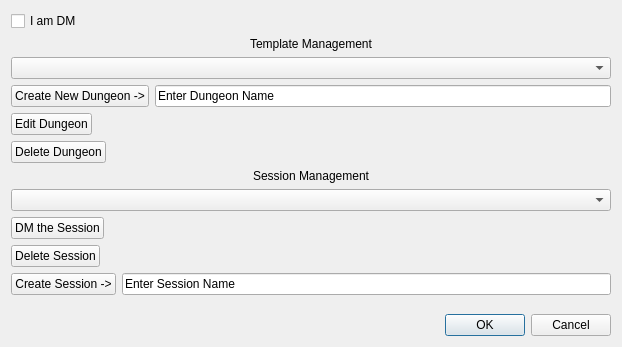
<?xml version="1.0" encoding="UTF-8"?>
<ui version="4.0">
    <class>DungeonSelectDialog</class>
    <widget class="QDialog" name="DungeonSelectDialog">
        <property name="geometry">
            <rect>
                <x>0</x>
                <y>0</y>
                <width>622</width>
                <height>347</height>
            </rect>
        </property>
        <property name="windowTitle">
            <string>Dungeon Select</string>
        </property>
        <property name="autoFillBackground">
            <bool>false</bool>
        </property>
        <property name="modal">
            <bool>true</bool>
        </property>
        <layout class="QGridLayout" name="gridLayout">
            <item row="0" column="0">
                <widget class="QCheckBox" name="iAmDungeonMaster">
                    <property name="text">
                        <string>I am DM</string>
                    </property>
                </widget>
            </item>
            <item row="1" column="0" colspan="2">
                <widget class="QLabel" name="label">
                    <property name="palette">
                        <palette>
                            <active>
                                <colorrole role="WindowText">
                                    <brush brushstyle="SolidPattern">
                                        <color alpha="255">
                                            <red>0</red>
                                            <green>0</green>
                                            <blue>0</blue>
                                        </color>
                                    </brush>
                                </colorrole>
                                <colorrole role="Base">
                                    <brush brushstyle="SolidPattern">
                                        <color alpha="255">
                                            <red>149</red>
                                            <green>149</green>
                                            <blue>149</blue>
                                        </color>
                                    </brush>
                                </colorrole>
                            </active>
                            <inactive>
                                <colorrole role="WindowText">
                                    <brush brushstyle="SolidPattern">
                                        <color alpha="255">
                                            <red>0</red>
                                            <green>0</green>
                                            <blue>0</blue>
                                        </color>
                                    </brush>
                                </colorrole>
                                <colorrole role="Base">
                                    <brush brushstyle="SolidPattern">
                                        <color alpha="255">
                                            <red>149</red>
                                            <green>149</green>
                                            <blue>149</blue>
                                        </color>
                                    </brush>
                                </colorrole>
                            </inactive>
                            <disabled>
                                <colorrole role="WindowText">
                                    <brush brushstyle="SolidPattern">
                                        <color alpha="255">
                                            <red>120</red>
                                            <green>120</green>
                                            <blue>120</blue>
                                        </color>
                                    </brush>
                                </colorrole>
                                <colorrole role="Base">
                                    <brush brushstyle="SolidPattern">
                                        <color alpha="255">
                                            <red>240</red>
                                            <green>240</green>
                                            <blue>240</blue>
                                        </color>
                                    </brush>
                                </colorrole>
                            </disabled>
                        </palette>
                    </property>
                    <property name="autoFillBackground">
                        <bool>true</bool>
                    </property>
                    <property name="text">
                        <string>Template Management</string>
                    </property>
                    <property name="textFormat">
                        <enum>Qt::PlainText</enum>
                    </property>
                    <property name="alignment">
                        <set>Qt::AlignCenter</set>
                    </property>
                </widget>
            </item>
            <item row="2" column="0" colspan="2">
                <layout class="QFormLayout" name="formLayout">
                    <item row="0" column="0" colspan="2">
                        <widget class="QComboBox" name="templateList">
                            <property name="currentText">
                                <string/>
                            </property>
                        </widget>
                    </item>
                    <item row="1" column="0">
                        <widget class="QPushButton" name="createDungeonButton">
                            <property name="text">
                                <string>Create New Dungeon -&gt;</string>
                            </property>
                        </widget>
                    </item>
                    <item row="1" column="1">
                        <widget class="QLineEdit" name="newDungeonName">
                            <property name="text">
                                <string>Enter Dungeon Name</string>
                            </property>
                        </widget>
                    </item>
                    <item row="2" column="0">
                        <widget class="QPushButton" name="editDungeonButton">
                            <property name="text">
                                <string>Edit Dungeon</string>
                            </property>
                        </widget>
                    </item>
                    <item row="3" column="0">
                        <widget class="QPushButton" name="deleteDungeonButton">
                            <property name="text">
                                <string>Delete Dungeon</string>
                            </property>
                        </widget>
                    </item>
                </layout>
            </item>
            <item row="3" column="0" colspan="2">
                <widget class="QLabel" name="label_2">
                    <property name="palette">
                        <palette>
                            <active>
                                <colorrole role="WindowText">
                                    <brush brushstyle="SolidPattern">
                                        <color alpha="255">
                                            <red>0</red>
                                            <green>0</green>
                                            <blue>0</blue>
                                        </color>
                                    </brush>
                                </colorrole>
                                <colorrole role="Base">
                                    <brush brushstyle="SolidPattern">
                                        <color alpha="255">
                                            <red>149</red>
                                            <green>149</green>
                                            <blue>149</blue>
                                        </color>
                                    </brush>
                                </colorrole>
                            </active>
                            <inactive>
                                <colorrole role="WindowText">
                                    <brush brushstyle="SolidPattern">
                                        <color alpha="255">
                                            <red>0</red>
                                            <green>0</green>
                                            <blue>0</blue>
                                        </color>
                                    </brush>
                                </colorrole>
                                <colorrole role="Base">
                                    <brush brushstyle="SolidPattern">
                                        <color alpha="255">
                                            <red>149</red>
                                            <green>149</green>
                                            <blue>149</blue>
                                        </color>
                                    </brush>
                                </colorrole>
                            </inactive>
                            <disabled>
                                <colorrole role="WindowText">
                                    <brush brushstyle="SolidPattern">
                                        <color alpha="255">
                                            <red>120</red>
                                            <green>120</green>
                                            <blue>120</blue>
                                        </color>
                                    </brush>
                                </colorrole>
                                <colorrole role="Base">
                                    <brush brushstyle="SolidPattern">
                                        <color alpha="255">
                                            <red>240</red>
                                            <green>240</green>
                                            <blue>240</blue>
                                        </color>
                                    </brush>
                                </colorrole>
                            </disabled>
                        </palette>
                    </property>
                    <property name="autoFillBackground">
                        <bool>true</bool>
                    </property>
                    <property name="text">
                        <string>Session Management</string>
                    </property>
                    <property name="textFormat">
                        <enum>Qt::PlainText</enum>
                    </property>
                    <property name="alignment">
                        <set>Qt::AlignCenter</set>
                    </property>
                </widget>
            </item>
            <item row="4" column="0" colspan="2">
                <layout class="QFormLayout" name="formLayout_2">
                    <item row="0" column="0" colspan="2">
                        <widget class="QComboBox" name="sessionList"/>
                    </item>
                    <item row="1" column="0">
                        <widget class="QPushButton" name="dmSessionButton">
                            <property name="text">
                                <string>DM the Session</string>
                            </property>
                        </widget>
                    </item>
                    <item row="2" column="0">
                        <widget class="QPushButton" name="deleteSessionButton">
                            <property name="text">
                                <string>Delete Session</string>
                            </property>
                        </widget>
                    </item>
                    <item row="3" column="0">
                        <widget class="QPushButton" name="createSessionButton">
                            <property name="text">
                                <string>Create Session -&gt;</string>
                            </property>
                        </widget>
                    </item>
                    <item row="3" column="1">
                        <widget class="QLineEdit" name="newSessionName">
                            <property name="text">
                                <string>Enter Session Name</string>
                            </property>
                        </widget>
                    </item>
                </layout>
            </item>
            <item row="5" column="1">
                <spacer name="verticalSpacer">
                    <property name="orientation">
                        <enum>Qt::Vertical</enum>
                    </property>
                    <property name="sizeHint" stdset="0">
                        <size>
                            <width>20</width>
                            <height>5</height>
                        </size>
                    </property>
                </spacer>
            </item>
            <item row="6" column="0" colspan="2">
                <widget class="QDialogButtonBox" name="buttonBox">
                    <property name="orientation">
                        <enum>Qt::Horizontal</enum>
                    </property>
                    <property name="standardButtons">
                        <set>QDialogButtonBox::Cancel|QDialogButtonBox::Ok</set>
                    </property>
                </widget>
            </item>
        </layout>
    </widget>
    <resources/>
    <connections>
        <connection>
            <sender>buttonBox</sender>
            <signal>accepted()</signal>
            <receiver>DungeonSelectDialog</receiver>
            <slot>accept()</slot>
            <hints>
                <hint type="sourcelabel">
                    <x>248</x>
                    <y>254</y>
                </hint>
                <hint type="destinationlabel">
                    <x>157</x>
                    <y>274</y>
                </hint>
            </hints>
        </connection>
        <connection>
            <sender>buttonBox</sender>
            <signal>rejected()</signal>
            <receiver>DungeonSelectDialog</receiver>
            <slot>reject()</slot>
            <hints>
                <hint type="sourcelabel">
                    <x>316</x>
                    <y>260</y>
                </hint>
                <hint type="destinationlabel">
                    <x>286</x>
                    <y>274</y>
                </hint>
            </hints>
        </connection>
    </connections>
</ui>
